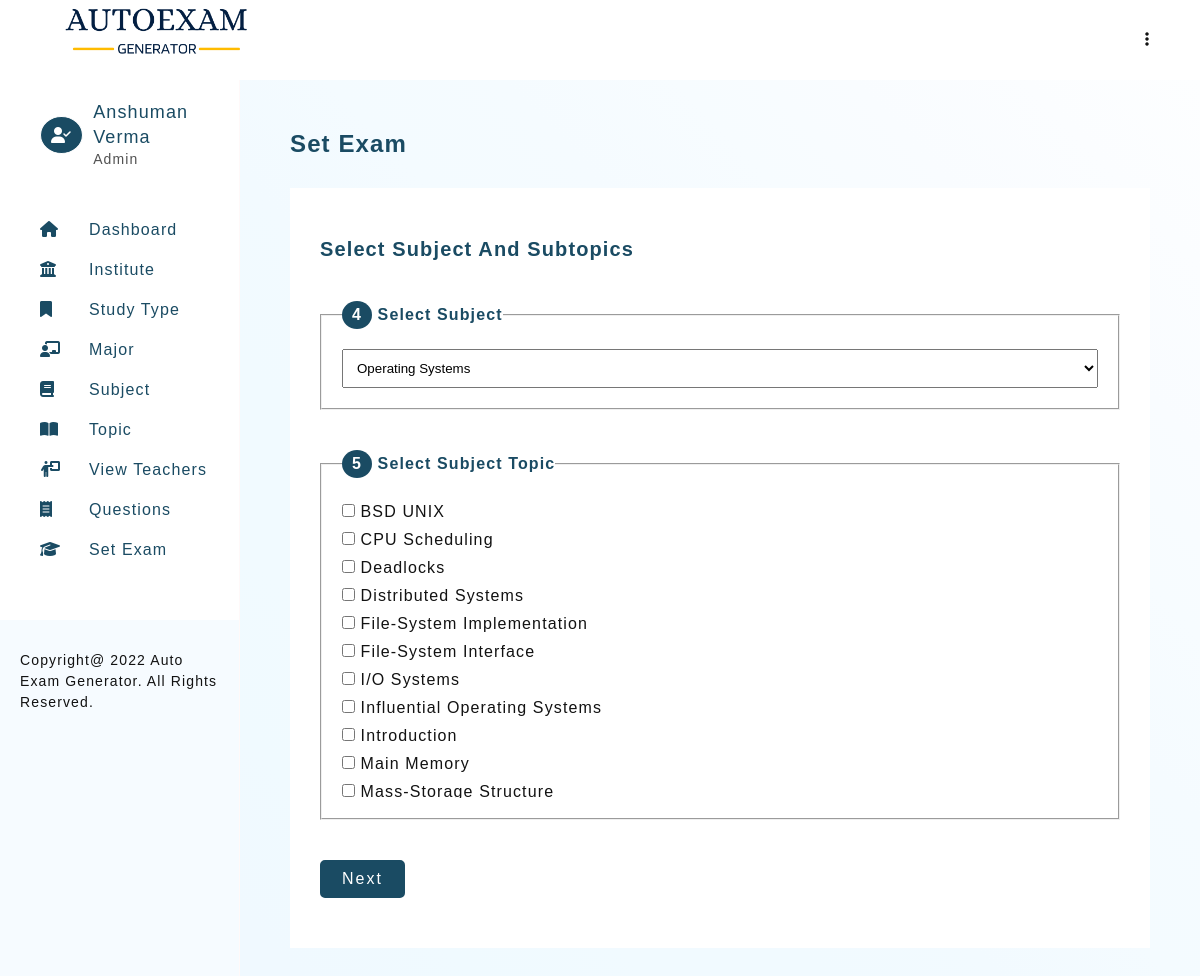
The app's page /autoexam/setExam-2.php?institute=4&&study=1&&major=1&&subject=1 (signed in) with its own data.
### tables this page shows
CREATE TABLE `teacher_profile` (
  `teacher_id` int(11) NOT NULL,
  `teacher_firstname` varchar(30) NOT NULL,
  `teacher_lastname` varchar(30) NOT NULL,
  `email` varchar(50) DEFAULT NULL,
  `password` varchar(100) NOT NULL,
  `type` enum('Admin','Teacher') NOT NULL DEFAULT 'Teacher',
  `addedOn` datetime DEFAULT current_timestamp()
);

CREATE TABLE `subject_topic` (
  `subject_topic_id` int(11) NOT NULL,
  `subject_topic_name` text NOT NULL,
  `subject_id` int(11) DEFAULT NULL,
  `topicAddedBy` int(11) DEFAULT NULL,
  `topicAddedOn` datetime DEFAULT current_timestamp()
);

### autoexam/includes/config.php (called while the page is built, shortened)
<?php
    $sitename = "Auto Exam Generator";

### autoexam/setExam-2.php (the view, shortened to what this page needs)
<?php
require_once './templates/header.php';
?>
<section>
    <h3 class="heading">Set Exam</h3>
    <div class="card">
        <?php
            $subject = '';
            if( isset($_GET['institute']) && isset($_GET['study']) && $_GET['major'] )
            {
                if(isset($_GET['subject']))
                {
                    $subject = $_GET['subject'];
                }
                $subjectDetailQ = mysqli_query($connection, "SELECT * FROM `subject_details` WHERE `major_id` = '$_GET[major]' ORDER BY `subject_name`");
        ?>
        <div class="card-heading">
            <div>
                <h4 class="sub-heading">Select Subject And Subtopics</h4>
            </div>
        </div>
        <form method="post" class="form-container g-xlarge">
            <fieldset class="form-box">
                <legend><span class="index">4</span> Select Subject</legend>
                <select name="subject" id="subject" class="form-control" onchange="fetchTopics(this.value, 'multiple')">
                    <?php
                        if(mysqli_num_rows($subjectDetailQ) >= 1 )
                        {
                            while($subjectRow = mysqli_fetch_assoc($subjectDetailQ))
                            {
                                    if($subject == $subjectRow['subject_id'])
                                    {
                                        echo "<option value=\"$subjectRow[subject_id]\" selected>$subjectRow[subject_name]</option>";
                                    }
                                    else
                                    {
                                        echo "<option value=\"$subjectRow[subject_id]\">$subjectRow[subject_name]</option>";
                                    }
                            }
                        }
                    ?>
                </select>
            </fieldset>
            <fieldset class="form-box">
                <legend><span class="index">5</span> Select Subject Topic</legend>
                <div id="subjectTopicResponse">
                    <?php
                        if(isset($_GET['subject']))
                        {
                            $topicQ = mysqli_query($connection, "SELECT * FROM `subject_topic` WHERE subject_id = '$_GET[subject]' ORDER BY `subject_topic_name`" );
                            if(mysqli_num_rows($topicQ) >= 1 )
                            {
                                echo "<div class=\"radio-group-block form-group-length \" >";
                                    while($topicR = mysqli_fetch_assoc($topicQ))
                                    {
                                        echo "
                                            <div class=\"radio-group\">
                                                <input type=\"checkbox\" name=\"topic[]\" id=\"topic$topicR[subject_topic_id]\" value=\"$topicR[subject_topic_id]\">
                                                <label for=\"topic$topicR[subject_topic_id]\">$topicR[subject_topic_name]</label>
                                            </div>";
                                    }
                                echo "</div>";
                            }
                            else
                            {
                                echo "No Topic exists For this subject";
                            }
                        }
                    ?>
                </div>
            </fieldset>
            <div>
                <button type="submit" name="submit" class="btn btn-green">Next</button>
            </div>
        </form>
        <?php
            }
            else
            {
                echo "Oops! Something went wrong. Please try again later.";
            }
        ?>
    </div>
</section>
<?php
    require_once './templates/footer.php';
?>

### autoexam/templates/header.php (shortened to what this page needs)
<?php
    require './includes/config.php';
    require_once './includes/connection.php';
    if(isset($_SESSION['user']))
    {
        $userQuery = mysqli_query($connection, "SELECT * FROM teacher_profile WHERE email = '$_SESSION[user]'");
        $userRow = mysqli_fetch_assoc($userQuery);
    }
?>
<!DOCTYPE html>
<html lang="en">
<head>
    <link rel="stylesheet" href="./assets/css/main.css">
    <link rel="stylesheet" href="./assets/css/style.css">
    <link rel="stylesheet" href="https://cdnjs.cloudflare.com/ajax/libs/font-awesome/6.1.1/css/all.min.css">
</head>
<body>
    <header class="admin-header">
        <h1 class="title">
            <img src="./assets/images/logo.png" alt="Auto Exam Generator" height="60px">
        </h1>
        <div>
            <ul>
                <li class="dropmenu">
                    <a href="#"><i class="fa-solid fa-ellipsis-vertical"></i></a>
                </li>
            </ul>
        </div>
    </header>
    <aside id="asideMenu">
        <div class="profile-header" id="profile-header2">
            <?php
                if($_SESSION['userType'] == 'Admin')
                {
                    echo "<i class=\"fa-solid fa-user-check\"></i>";
                }
                else
                {
                    echo "<i class=\"fa-solid fa-user\"></i>";
                }
            ?>
            <div>
                <h2>
                    <?=
                        $userRow['teacher_firstname'] ." ". $userRow['teacher_lastname']
                    ?>
                </h2>
                <p> <?=  $_SESSION['userType']; ?> </p>
            </div>
        </div>
        <section id="nav-header">
            <nav>
                <ul class="navbar">
                    <li><a href="dashboard.php"><i class="fa-solid fa-house"></i><span>Dashboard</span></a></li>
                            <li><a href="institute-view.php"><i class="fa-solid fa-building-columns"></i><span>Institute</span></a></li>
                            <li><a href="studyType-view.php"><i class="fa-solid fa-bookmark"></i><span>Study Type</span></a></li>
                            <li><a href="major-view.php"><i class="fa-solid fa-chalkboard-user"></i><span>Major</span></a></li>
                            <li><a href="subject-view.php"><i class="fa-solid fa-book"></i><span>Subject</span></a></li>
                            <li><a href="topic-view.php"><i class="fa-solid fa-book-open"></i><span>Topic</span></a></li>
                    <?php
                        if($_SESSION['userType'] == 'Admin')
                        {
                    ?>
                            <li><a href="teacher-view.php"><i class="fa-solid fa-person-chalkboard"></i><span>View Teachers</span></a></li>
                    <?php
                        }
                    ?>
                    <li><a href="question-view.php"><i class="fa-solid fa-receipt"></i><span>Questions</span></a></li>
                    <li><a href="setExam-1.php"><i class="fa-solid fa-graduation-cap"></i><span>Set Exam</span></a></li>
                </ul>
            </nav>
        </section>
        <footer class="copyright">Copyright@
            <?= date("Y"); ?>
            <?= $sitename; ?>. All Rights Reserved.
        </footer>
    </aside>
    <main>

### autoexam/assets/css/main.css (style rules this page uses)
* { margin: 0; padding: 0; box-sizing: border-box; }
body { font-family: 'Gill Sans', 'Gill Sans MT', Calibri, 'Trebuchet MS', sans-serif; color: #121212; letter-spacing: 0.07em; }
html { scroll-behavior: smooth; }
a { text-decoration: none; }
ul { list-style: none; }
.btn { padding: 8px 20px; border-radius: 5px; transition: all 0.2s; letter-spacing: 2px; font-size: 16px; }
.btn-green { background-color: #1a4b63; color: #fff; border: solid 2px #1a4b63; }

### autoexam/assets/css/style.css (style rules this page uses)
:root { --primary-color: #1a4b63; }
body { color: #121212; }
.admin-header { padding: 0 50px; background-color: #fff; display: flex; justify-content: space-between; width: 100%; z-index: 12; height: 10vh; line-height: 10vh; position: fixed; top: 0; left: 0; }
.admin-header .dropmenu { position: relative; text-align: right; }
.admin-header .dropmenu a { color: #121212; }
aside { width: 50%; background-color: #fff; height: 100%; overflow: auto; position: fixed; display: flex; flex-direction: column; justify-content: space-between; border-right: solid 1px rgb(255, 249, 249); display: none; background-color: #f6fbff; }
aside > #nav-header { padding: 20px 20px 50px 40px; display: grid; grid-template-columns: 1fr; row-gap: 20px; align-content: start; background-color: #fff; }
h1.title { color: var(--primary-color); font-size: 18px; }
.profile-header { display: flex; justify-content: flex-start; align-items: center; line-height: 1.4; padding: 20px 20px 20px 40px; background-color: #fff; }
.profile-header > i { border-radius: 50%; color: #fff; border: solid 1px; padding: 10px; background-color: var(--primary-color); margin-right: 10px; }
.profile-header > div > h2 { color: var(--primary-color); font-size: 18px; font-weight: normal; }
.profile-header > div > p { color: #515151; font-size: 14px; }
aside > #nav-header > nav > ul { line-height: 2.5; }
aside > #nav-header > nav > ul > li > a { color: var(--primary-color); font-size: 16px; display: block; }
aside > #nav-header > nav > ul > li > a > i { display: inline-block; width: 30px; }
aside > #nav-header > nav > ul > li > a > span { margin-left: 19px; }
aside > footer { background-color: #f6fbff; padding: 30px 20px 30px; line-height: 1.5; font-size: 14px; }
main { background-image: linear-gradient(to right top, #f0f9ff, #f0f9ff, #f0faff, #f1faff, #f1faff, #f2faff, #f4fbff, #f5fbff, #f7fcff, #f9fcff, #fbfdff, #fdfeff); min-height: 100vh; padding: 50px 50px; margin-top: 10vh; }
main > section { margin-bottom: 100px; }
.heading { color: var(--primary-color); margin-bottom: 30px; font-size: 24px; font-weight: 600; }
.sub-heading { color: var(--primary-color); margin-bottom: 10px; font-size: 20px; font-weight: 600; }
.card { background-color: #fff; padding: 50px 30px; }
.card-heading { display: flex; justify-content: space-between; align-items: center; margin-bottom: 30px; flex-direction: column; }
.form-container { display: grid; grid-template-columns: 1fr; }
.g-xlarge { grid-gap: 40px; }
.form-container .form-control { width: 100%; padding: 10px; }
.form-container .radio-group { padding: 5px 0; }
.form-container > .form-box { padding: 20px; }
.form-container > .form-box > legend { font-weight: bold; color: var(--primary-color); }
.form-container > .form-box > legend > span { background-color: var(--primary-color); color: #fff; padding: 5px 10px; display: inline-block; border-radius: 50%; }
.form-group-length { max-height: 300px; overflow: auto; }
@media (min-width: 992px) { aside { display: block; width: 20%; } }
@media (min-width: 992px) { main { margin-left: 20%; width: 80%; } }
@media (min-width: 992px) { .card-heading { flex-direction: row; } }
.form-control { display: block; width: 100%; padding: 10px; }

### records on screen
teacher_profile: teacher_firstname "Anshuman", teacher_lastname "Verma"
subject_topic: subject_topic_name "BSD UNIX"
subject_topic: subject_topic_name "CPU Scheduling"
subject_topic: subject_topic_name "Deadlocks"
subject_topic: subject_topic_name "Distributed Systems"
subject_topic: subject_topic_name "File-System Implementation"
subject_topic: subject_topic_name "File-System Interface"
subject_topic: subject_topic_name "I/O Systems"
subject_topic: subject_topic_name "Influential Operating Systems"
subject_topic: subject_topic_name "Introduction"
subject_topic: subject_topic_name "Main Memory"
subject_topic: subject_topic_name "Mass-Storage Structure"

### other values on screen
$_SESSION['userType'] "Admin"
$sitename "Auto Exam Generator"
form field subject "Operating Systems"
